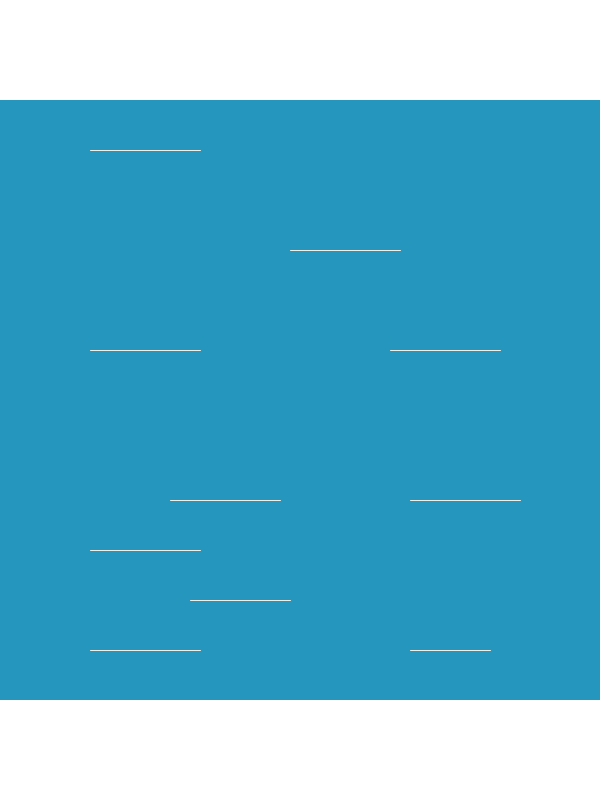
Frame 1 (no input)
Frame 60 (the mouse pressed at the canvas centre just before this capture): identical to frame 1, image omitted
Frame 120 (the mouse held since frame 60 and released just before this capture): identical to frame 1, image omitted

The Processing sketch that drew this single still picture (run headless with seeded random() and noise(); from frame 60 on, the mouse is pressed at the canvas centre):

// Processing sketch: Water_texture
// ── Water_texture.pde
int x;
int y;
void setup(){
 
  size(600, 800);
  x = 0;
  y = 0;
}

void draw(){
  background(255);
  noStroke();
  fill(37, 150, 190);
  rect(x+0, y+100, 600, 600);
  
  stroke(238,238,228);
  line(x+90, y+650, x+200, y+650);
  line(x+190, y+600, x+290, y+600);
  line(x+410, y+650, x+490, y+650);
  line(x+290, y+250, x+400, y+250);
  line(x+90, y+350, x+200, y+350);
  line(x+390, y+350, x+500, y+350);
  line(x+90, y+550, x+200, y+550);
  line(x+170, y+500, x+280, y+500);
  line(x+410, y+500, x+520, y+500);
  line(x+90, y+150, x+200, y+150);
}
